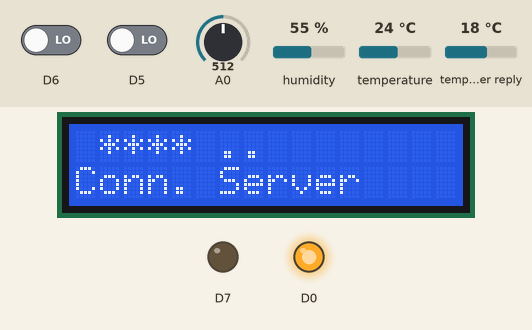
Recording of a sketch running on a simulated ESP8266 (NodeMCU). On the bench: 16×2 character LCD, output pins drawn as LEDs (lit = HIGH). The test bench sets the inputs (shaded band); at power-on: D6 LOW, D5 LOW, A0 = 512, humidity 55 %, temperature 24 °C, temperature in the weather reply 18 °C. WiFi joins after 1.5 s; servers stay silent unless stated; network time is answered at once with the bench clock; the local clock reads 2024-03-15 10:24:30 at power-on unless the sketch sets it; web services answer with replies made up by the test bench; what the sketch prints to the serial monitor is not drawn.

Above: at 0.1 s.
3.1 s: D6 driven HIGH
At 4.2 s:
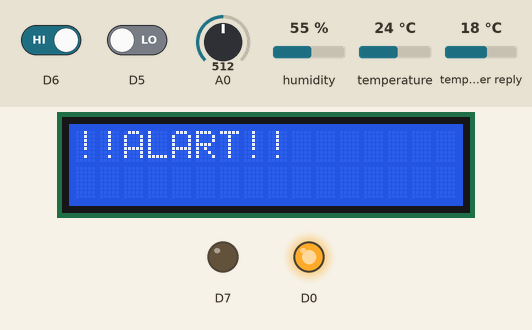
At 42.37 s:
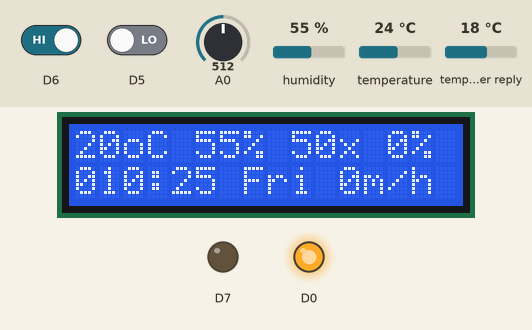
Timing chart, 0 to 43.8 s (numbered marks = the images above; inputs shaded):
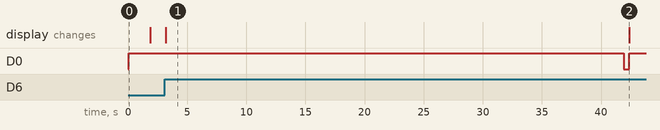

Measured:
- after the input at 3.1 s, the display: changes after 0.10 s (image 1)
- what the display in image 1 shows lasts 39.2 s, from 3.2 s to 42.4 s

The sketch:

project-1.ino
```cpp
/*Kushal's IOT project
project created on 10-12-2020
A simple project for Home automation system which is a intregation of
Weather station and room security system.

Thanks to the library creators for making my job easy.The definations of every segment is mentioned.
My github repo link-https://github.com/Kushalbanik262/SmartHomeKushal.git
Hardware used ESP8266(nodemcu).
Opensource project development using opensource libs.
Feel free to contribute for more firmware efficiency.
*/

#define BLYNK_PRINT Serial
#include <Arduino.h>
#include <ESP8266WiFi.h> //Main lib for ESP8266
#include <ESP8266HTTPClient.h> //For Http/Https api services
#include <BlynkSimpleEsp8266_SSL.h> //Support lib of blynk
#include <SimpleTimer.h> //Some scheduling is needed for task sequencing
#include <NTPClient.h> //NTP server
#include <WiFiUdp.h> //supporting wifi lib
#include "DHT.h" //Temp sensor protocol converter(DHT11/DHT22/DHT21)
#include <Wire.h> //For spi communication some functions helps for I2c interface
#include <LiquidCrystal_I2C.h>//Lib for I2c and lcd interfacing
#include<ArduinoJson.h> //The lib for arduino json manupulation


#define DHTPIN D8 //Enter your pin except D0
#define DHTTYPE DHT11 //Your DHT sensor type

SimpleTimer timer; //Object of simpleTimer class;
LiquidCrystal_I2C lcd(0x27, 16, 2);//My lcd is (16x2) here also Set the LCD address to 0x27 for a 16 chars and 2 line display
DHT dht(DHTPIN, DHTTYPE);//Init of DHT sensor
const long utcOffsetInSeconds = 5*60*60+30*60; //The NTP server timezone (Calculate it according to your location's Degrees and Mins)

char daysOfTheWeek[7][12] = {"Sun", "Mon", "Tue", "Wed", "Thu", "Fri", "Sat"}; //Weekdays

// Define NTP Client to get time
WiFiUDP ntpUDP; //Ntp supporter object of WIFIUDP class;
NTPClient timeClient(ntpUDP, "pool.ntp.org", utcOffsetInSeconds);//constructor initialization

String apis = "http://api.openweathermap.org/data/2.5/find?q={*YOUR_CITY_NAME*}&units=metric&appid={YOUR_API_KEY}";//The weather api service for more go through .md file
// You should get Auth Token in the Blynk App.
// Go to the Project Settings (nut icon).
char auth[] = "****";//Your blynk authentication Token

// Your WiFi credentials.
// Set password to "" for open networks.
String ssid = "****";//your SSID
String pass = "****";//your PASSWORD

float h{0.0},t{0.0}; //Initalizing h(humidity) and t(temp) .
short l;// Light luminicance

short hr{0},mi{0}; //Initialization of HRS and MINS
String da(""); //Date initialization
short mt; //Motion control parameter
short co{0}; //cloud schedular

WiFiClient client;//WIFI client for specific web port handaling

String thingSpeakAddress= "http://api.thingspeak.com/update?"; //Thingspeak cloud api url
String writeAPIKey; //APIKEY
String tsfield1Name; //Field name of Thingspeak
int windsp;//Windspeed from api service
short clp; //cloud percentage of your location%


void apiservice(void){//API service where we get the json of windspeed and cloud percentage
HTTPClient http;
StaticJsonDocument<5000> doc; //stringlength*8 should be min template size value
http.begin(apis);
int r = http.GET();
Serial.println(r);
//Serial.print(http.getString());
String payload = http.getString();
DeserializationError err = deserializeJson(doc,payload.c_str()); //Deserialization
Serial.println(err.c_str());
if(!err){
  Serial.println("...");
  windsp = doc["list"][0]["wind"]["speed"]; //Fetching windspeed
  clp = doc["list"][0]["clouds"]["all"]; //Fetching cloud percentage
}

}

void gettime(){ //The main LCD display function which gets update in every minutes
digitalWrite(D0,0);
timeClient.update();
int chr = timeClient.getHours();//NTP hours
int cmi = timeClient.getMinutes();//NTP Minutes
String cda = daysOfTheWeek[timeClient.getDay()];
if(co==0){cloud(1,t);co++;}
else if(co==1){cloud(2,h);co++;}
else if(co==2){cloud(3,l);co++;}
else if(co==3){cloud(4,mt);co=0;mt=0;}


if(chr!=hr || cmi!=mi || cda!= da){
apiservice();
lcd.clear();
String hrp;
if(cmi<10){
if(hr<10){hrp = "0"+String(chr)+":0"+String(cmi);}
else{hrp = String(chr)+":0"+String(cmi);}}
else{
if(hr<10){hrp = "0"+String(chr)+":"+String(cmi);}
else{hrp = String(chr)+":"+String(cmi);}}


lcd.setCursor(0,1);
lcd.print(hrp);
lcd.print(" ");
lcd.print(cda);
String x = " "+String(windsp)+"m/h";
lcd.print(x);

lcd.setCursor(0,0);
String st = String(int(t)) + "oC";
lcd.print(st);
lcd.print(" ");

String n = String(int(h))+"%"+" "+String(l)+"x"+" "+String(clp)+"%";
lcd.print(n);


hr = chr;
mi = cmi;
da = cda;
}
digitalWrite(D0,1);
}
void schedule(void){ //This is schedule (static scheduling is not done contribute if have idea~~)


}
void cloud(int fi,int value){ //Uploads data to the thingspeak cloud
 String request_string;
     HTTPClient http;//http/https service object
    //if (client.connect("api.thingspeak.com",80)) {
      request_string = thingSpeakAddress;
      request_string += "key=";
      request_string += "NCCNFMK49VBY0SHF";
      request_string += "&";
      request_string += "field";
      request_string += fi;
      request_string += "=";
      request_string += value;
      Serial.println(request_string);
      http.begin(request_string);
      int x = http.GET();
      Serial.println(x);
      if(http.getString().length()==0){//Show error if thingspeak get method is not valid not returns entry count
      Serial.println("Error");
      digitalWrite(D7,HIGH);
      }
      else{
        digitalWrite(D7,LOW);
      }
      http.end();

    //}
}
void wificheck(void){ //Function to check if the wifi is available or not
  int co{0};
  while (!WiFi.status() == WL_CONNECTED){
    Serial.print(".");
    lcd.clear();
    lcd.print("Wifi Connecting..");
    delay(300);
    if(co++>20){ESP.restart();}//if exceeds 6 sec by searching
  }
}


void ReadTEMP(void){//Reading the temp and hum in global variables
   h = dht.readHumidity();
   t = dht.readTemperature();

  if (isnan(h) || isnan(t)) {
    Serial.println(F("Failed to read from DHT sensor!"));
    return;
  }
  t-=4;
  Blynk.virtualWrite(V0,t); //Blynk virtual writing to pins(V0,V1)
  Blynk.virtualWrite(V1,h);
}

void ReadFire(void){//Reading from the fire sensor and giving the result to LCD
  bool p = digitalRead(D6);
  if(p){
    Blynk.notify("Fire Detected");
    lcd.clear();
    lcd.print("!!ALART!!");
  }

}

void ReadMotion(void){//Reading the motion from the PIR sensors
  short rd = digitalRead(D5);
  if(rd==1){
    Blynk.notify("Motion Detected");//Blynk Notification
    mt = 1;
  }
}

void Readlight(void){//Reading the light lumi. from LDR sensor
  l = map(analogRead(A0),0,1024,0,100);
  Blynk.virtualWrite(V2,l);
}


void setup()//setup code
{
  Serial.println(ssid);
  Serial.println(pass);
  pinMode(D7,OUTPUT);
  lcd.begin();//Starting lcd
  timeClient.begin();//timer begin
  lcd.backlight();
  lcd.setCursor(1,0);//setting cursor


  String star = String(ssid)+" "+"..";
  lcd.print(star);
  lcd.setCursor(0,1);
  lcd.print("Conn. Server");
                    //Configure pins as i/o as you need
  pinMode(A0,INPUT);
  pinMode(D5,INPUT);
  pinMode(D6,INPUT);
  pinMode(D0,OUTPUT);
  digitalWrite(D0,HIGH);
  Serial.begin(9600);

  Blynk.begin(auth,ssid.c_str(),pass.c_str());//starting blynk
  dht.begin();//staring dht sensor
  lcd.clear();

//Scheduling is done based on the timings that you have created and blynk servers;

timer.setInterval(100L, ReadMotion);//For Motion
timer.setInterval(100L,ReadFire);//For fire sensing
timer.setInterval(30000L,ReadTEMP);//For Temp sensing
timer.setInterval(1000L,Readlight); //For light sensing
timer.setInterval(40000L,gettime); //For getting time and printing
}

void loop()//The main loop .Don't add any other parameters only work through scheduling for better performance
{
  Blynk.run();//Run blynk
  timer.run();//Run timer object
}
```
